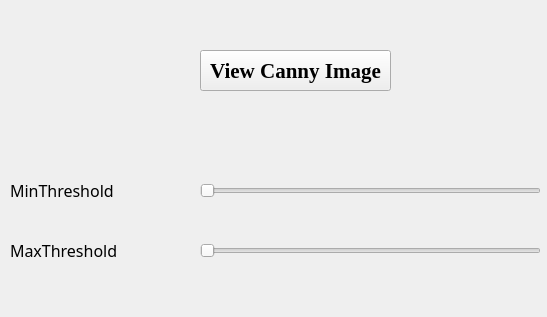
<?xml version="1.0" encoding="UTF-8"?>
<ui version="4.0">
 <class>CustomizeCannyDetection</class>
 <widget class="QMainWindow" name="CustomizeCannyDetection">
  <property name="windowModality">
   <enum>Qt::WindowModal</enum>
  </property>
  <property name="geometry">
   <rect>
    <x>0</x>
    <y>0</y>
    <width>547</width>
    <height>317</height>
   </rect>
  </property>
  <property name="windowTitle">
   <string>Customize Canny Detection</string>
  </property>
  <widget class="QWidget" name="centralwidget">
   <widget class="QPushButton" name="butViewCannyImage">
    <property name="geometry">
     <rect>
      <x>200</x>
      <y>50</y>
      <width>191</width>
      <height>41</height>
     </rect>
    </property>
    <property name="font">
     <font>
      <family>Times New Roman</family>
      <pointsize>16</pointsize>
      <weight>75</weight>
      <bold>true</bold>
     </font>
    </property>
    <property name="text">
     <string>View Canny Image</string>
    </property>
   </widget>
   <widget class="QSlider" name="sliderMinThreshold">
    <property name="geometry">
     <rect>
      <x>200</x>
      <y>180</y>
      <width>341</width>
      <height>22</height>
     </rect>
    </property>
    <property name="maximum">
     <number>255</number>
    </property>
    <property name="value">
     <number>0</number>
    </property>
    <property name="orientation">
     <enum>Qt::Horizontal</enum>
    </property>
   </widget>
   <widget class="QSlider" name="sliderMaxThreshold">
    <property name="geometry">
     <rect>
      <x>200</x>
      <y>240</y>
      <width>341</width>
      <height>22</height>
     </rect>
    </property>
    <property name="maximum">
     <number>255</number>
    </property>
    <property name="value">
     <number>0</number>
    </property>
    <property name="orientation">
     <enum>Qt::Horizontal</enum>
    </property>
   </widget>
   <widget class="QLabel" name="label">
    <property name="geometry">
     <rect>
      <x>10</x>
      <y>170</y>
      <width>121</width>
      <height>41</height>
     </rect>
    </property>
    <property name="font">
     <font>
      <family>Algerian</family>
      <pointsize>12</pointsize>
     </font>
    </property>
    <property name="text">
     <string>MinThreshold</string>
    </property>
   </widget>
   <widget class="QLabel" name="label_2">
    <property name="geometry">
     <rect>
      <x>10</x>
      <y>230</y>
      <width>131</width>
      <height>41</height>
     </rect>
    </property>
    <property name="font">
     <font>
      <family>Algerian</family>
      <pointsize>12</pointsize>
     </font>
    </property>
    <property name="text">
     <string>MaxThreshold</string>
    </property>
   </widget>
   <widget class="QLabel" name="labelMinThreshold">
    <property name="geometry">
     <rect>
      <x>140</x>
      <y>170</y>
      <width>31</width>
      <height>41</height>
     </rect>
    </property>
    <property name="font">
     <font>
      <family>Algerian</family>
      <pointsize>12</pointsize>
     </font>
    </property>
    <property name="text">
     <string/>
    </property>
   </widget>
   <widget class="QLabel" name="labelMaxThreshold">
    <property name="geometry">
     <rect>
      <x>140</x>
      <y>230</y>
      <width>31</width>
      <height>41</height>
     </rect>
    </property>
    <property name="font">
     <font>
      <family>Algerian</family>
      <pointsize>12</pointsize>
     </font>
    </property>
    <property name="text">
     <string/>
    </property>
   </widget>
  </widget>
 </widget>
 <resources/>
 <connections/>
</ui>
